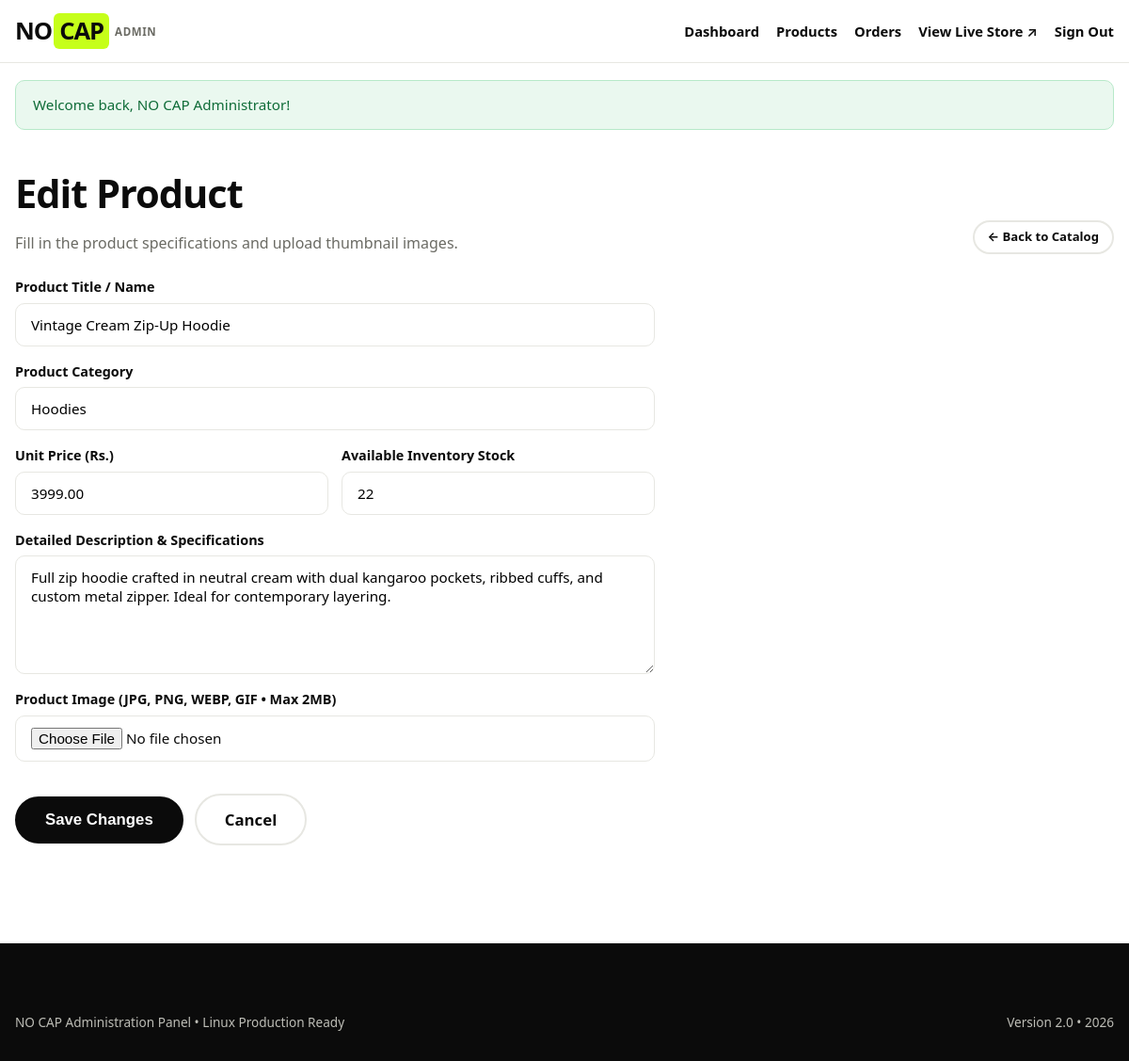
Screenshot of /admin/product_form.php?id=2 (signed in) with the database file from the repository.
### tables this page shows
CREATE TABLE `products` (
  `id` INT AUTO_INCREMENT PRIMARY KEY,
  `name` VARCHAR(150) NOT NULL,
  `category` VARCHAR(80) NOT NULL,
  `description` TEXT,
  `price` DECIMAL(10,2) NOT NULL,
  `stock` INT NOT NULL DEFAULT 0,
  `image` VARCHAR(255) NULL,
  `created_at` TIMESTAMP DEFAULT CURRENT_TIMESTAMP,
  INDEX (`category`),
  INDEX (`name`)
);

### includes/functions.php (called while the page is built, shortened)
<?php
function e($value) {
    return htmlspecialchars((string)$value, ENT_QUOTES, 'UTF-8');
}
function url($path = '') {
    return BASE_URL . '/' . ltrim($path, '/');
}
    ob_start(); ?>

### admin/product_form.php (the view, shortened to what this page needs)
<?php
require_once __DIR__ . '/../includes/init.php';
$id = (int)($_GET['id'] ?? 0);
$p = [
    'name' => '',
    'category' => '',
    'description' => '',
    'price' => '',
    'stock' => '0',
    'image' => ''
];
if ($id) {
    $st = $pdo->prepare('SELECT * FROM products WHERE id=?');
    $st->execute([$id]);
    $p = $st->fetch();
}
$pageTitle = $id ? 'Edit Product' : 'Add New Product';
require __DIR__ . '/_header.php';
?>
<div class="head-row">
    <div>
        <h1><?= e($pageTitle) ?></h1>
        <p class="muted">Fill in the product specifications and upload thumbnail images.</p>
    </div>
    <a class="btn sm ghost" href="<?= url('admin/products.php') ?>">&larr; Back to Catalog</a>
</div>
<form method="post" enctype="multipart/form-data" class="form wide">
    <label>Product Title / Name
        <input name="name" value="<?= e($p['name']) ?>" required placeholder="e.g. Heavyweight Cotton Hoodie">
    </label>
    <label>Product Category
        <input name="category" list="cats" value="<?= e($p['category']) ?>" required placeholder="e.g. Hoodies, Sneakers, Accessories, Tech">
    </label>
    <div class="cols">
        <label>Unit Price (<?= e(trim(CURRENCY)) ?>)
            <input type="number" step="0.01" min="0" name="price" value="<?= e($p['price']) ?>" required placeholder="0.00">
        </label>
        <label>Available Inventory Stock
            <input type="number" min="0" name="stock" value="<?= e($p['stock']) ?>" required placeholder="0">
        </label>
    </div>
    <label>Detailed Description &amp; Specifications
        <textarea name="description" rows="5" placeholder="Fabric composition, fit style, color options, technical specs..."><?= e($p['description']) ?></textarea>
    </label>
    <label>Product Image (JPG, PNG, WEBP, GIF &bull; Max 2MB)
        <input type="file" name="image" accept="image/jpeg,image/png,image/webp,image/gif">
    </label>
    <div class="actions" style="margin-top: 18px;">
        <button class="btn lg" type="submit"><?= $id ? 'Save Changes' : 'Create Product' ?></button>
        <a class="btn lg ghost" href="<?= url('admin/products.php') ?>">Cancel</a>
    </div>
</form>
<?php require __DIR__ . '/_footer.php'; ?>

### assets/css/style.css (style rules this page uses)
:root { --ink: #0b0b0b; --bg: #ffffff; --soft: #f6f6f4; --soft-dark: #121418; --line: #e7e7e2; --muted: #6b6b64; --lime: #c6ff1a; --lime-hover: #b4ea15; --red: #e5384a; --green: #109450; --warn: #e67e22; --r: 14px; --shadow: 0 8px 30px rgba(0, 0, 0, 0.08); }
* { box-sizing: border-box; margin: 0; padding: 0; }
html { scroll-behavior: smooth; }
body { font-family: system-ui, -apple-system, "Segoe UI", Roboto, Arial, sans-serif; color: var(--ink); background: var(--bg); line-height: 1.5; -webkit-font-smoothing: antialiased; }
a { color: inherit; text-decoration: none; }
h1 { font-size: clamp(1.8rem, 4.5vw, 2.6rem); letter-spacing: -0.025em; line-height: 1.15; margin-bottom: 16px; }
.muted { color: var(--muted); font-weight: 400; }
.btn { display: inline-flex; align-items: center; justify-content: center; background: var(--ink); color: #ffffff; border: 2px solid var(--ink); padding: 10px 22px; border-radius: 999px; font-weight: 700; cursor: pointer; font-size: 0.95rem; transition: all 0.15s ease-in-out; text-align: center; }
.btn.lg { padding: 13px 30px; font-size: 1.05rem; }
.btn.sm { padding: 6px 14px; font-size: 0.82rem; }
.btn.ghost { background: transparent; color: var(--ink); border-color: var(--line); }
.head-row { display: flex; justify-content: space-between; align-items: flex-end; gap: 16px; margin-bottom: 24px; }
.form { display: flex; flex-direction: column; gap: 16px; }
.form.wide { max-width: 680px; }
.form label { display: flex; flex-direction: column; gap: 6px; font-weight: 600; font-size: 0.9rem; }
.form input, .form textarea, .form select { padding: 12px 16px; border: 1px solid var(--line); border-radius: 10px; font-family: inherit; font-size: 0.95rem; outline: none; background: #fff; width: 100%; transition: 0.2s; }
.cols { display: grid; grid-template-columns: 1fr 1fr; gap: 14px; }
.actions { display: flex; gap: 12px; align-items: center; }

### rows the page displays
products: name "Vintage Cream Zip-Up Hoodie", category "Hoodies", price "3999.00", stock "22", description "Full zip hoodie crafted in neutral cream with dual kangaroo pockets, ribbed cuffs, and custom metal zipper. Ideal for contemporary layering."

### other values shown
$flash['msg'] "Welcome back, NO CAP Administrator!"
$pageTitle "Edit Product"
CURRENCY "Rs."
